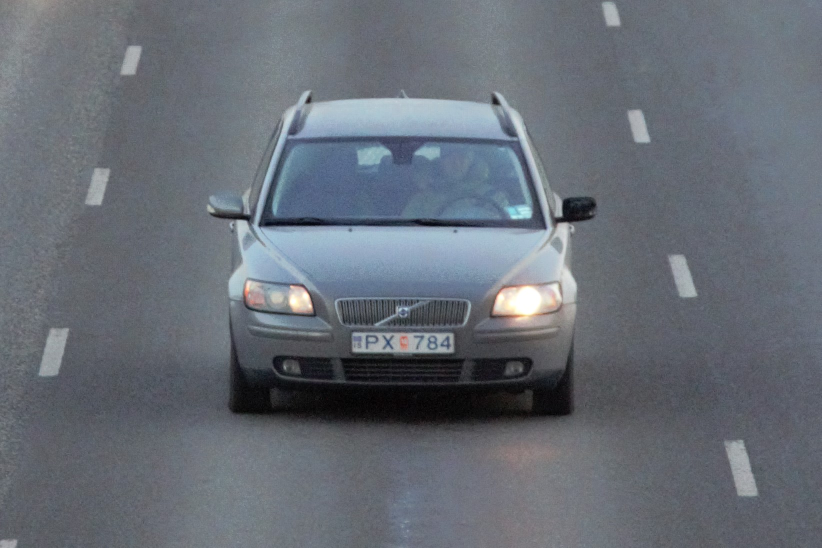
#> input picture LP/26.jpg, 1643 x 1095 px, found by its file name (shown at 1/2 size)
$ python anothermethod.py   (Python 2 division)   (older library calls are emulated)
#> lines starting #> are read from the running program, lines starting #| are printed output that depends on the picture; after the words box and inside, x2 and y2 are one past the last pixel; in counts of white or black regions, pixels touching at a corner belong together
#import sys
import glob
import math
import time
import cv2
# Importing the Opencv Library
import numpy as np

# Importing NumPy,which is the fundamental package for scientific computing with Python
def validate_contour(contour, img, aspect_ratio_range, area_range):
    rect = cv2.minAreaRect(contour)
    img_width = img.shape[1]
    img_height = img.shape[0]
    box = cv2.boxPoints(rect)
    box = np.int0(box)

    X = rect[0][0]
    Y = rect[0][1]
    angle = rect[2]
    width = rect[1][0]
    height = rect[1][1]

    angle = (angle + 180) if width < height else (angle + 90)

    output=False

    if (width > 0 and height > 0) and ((width < img_width/2.0) and (height < img_width/2.0)):
    	aspect_ratio = float(width)/height if width > height else float(height)/width
        if (aspect_ratio >= aspect_ratio_range[0] and aspect_ratio <= aspect_ratio_range[1]):
        	if((height*width > area_range[0]) and (height*width < area_range[1])):

        		box_copy = list(box)
        		point = box_copy[0]
        		del(box_copy[0])
        		dists = [((p[0]-point[0])**2 + (p[1]-point[1])**2) for p in box_copy]
        		sorted_dists = sorted(dists)
        		opposite_point = box_copy[dists.index(sorted_dists[1])]
        		tmp_angle = 90

        		if abs(point[0]-opposite_point[0]) > 0:
        			tmp_angle = abs(float(point[1]-opposite_point[1]))/abs(point[0]-opposite_point[0])
        			tmp_angle = rad_to_deg(math.atan(tmp_angle))

        		if tmp_angle <= 45:
        			output = True
    return output

def deg_to_rad(angle):
	return angle*np.pi/180.0

def rad_to_deg(angle):
	return angle*180/np.pi
def enhance(img):
	kernel = np.array([[-1,0,1],[-2,0,2],[1,0,1]])
	return cv2.filter2D(img, -1, kernel)
# Reading Image
t1 = time.time()
img = cv2.imread("26.jpg")
#> img is the input picture: shape (1095, 1643, 3); mean B, G, R 117.9, 109.2, 103.2
raw_image = np.copy(img)
input_image = np.copy(raw_image)
#cv2.namedWindow("Original Image",cv2.WINDOW_NORMAL)
# Creating a Named window to display image
#cv2.imshow("Original Image",img)
# Display image

# RGB to Gray scale conversion
#img_gray = cv2.cvtColor(img,cv2.COLOR_RGB2GRAY)
#cv2.namedWindow("Gray Converted Image",cv2.WINDOW_NORMAL)
# Creating a Named window to display image
#cv2.imshow("Gray Converted Image",img_gray)
# Display Image

# Noise removal with iterative bilateral filter(removes noise while preserving edges)
#noise_removal = cv2.bilateralFilter(img_gray,9,75,75)#cv2.GaussianBlur(img_gray, (5, 5), 0)
#cv2.namedWindow("Noise Removed Image",cv2.WINDOW_NORMAL)
# Creating a Named window to display image
#cv2.imshow("Noise Removed Image",noise_removal)
# Display Image

# Histogram equalisation for better results
#equal_histogram = cv2.equalizeHist(noise_removal)
#cv2.namedWindow("After Histogram equalisation",cv2.WINDOW_NORMAL)
# Creating a Named window to display image
#cv2.imshow("After Histogram equalisation",equal_histogram)
# Display Image
se_shape=(16,4)
#raw_image = cv2.imread(name,1)
#input_image = np.copy(raw_image)

gray = cv2.cvtColor(input_image, cv2.COLOR_BGR2GRAY)
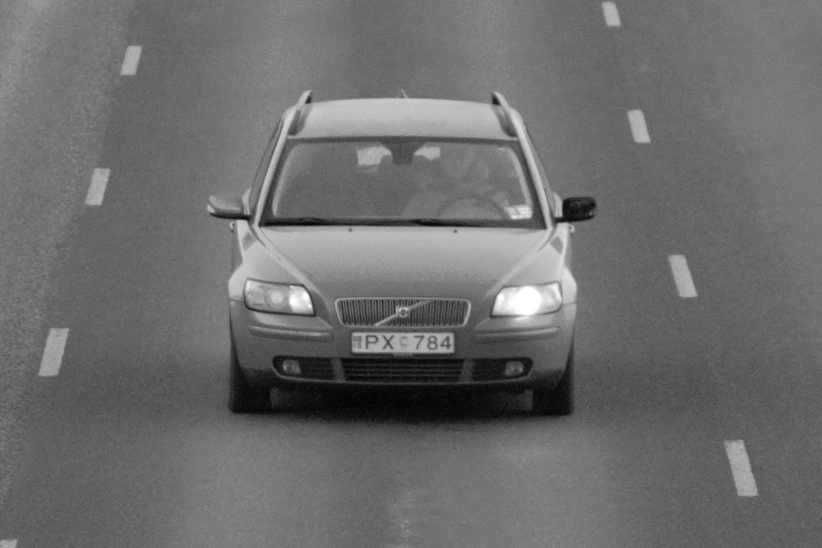
#> gray: shape (1095, 1643) (shown at 1/2 size); min 0, max 255, mean 108.4
gray = enhance(gray)
#> in enhance, `return cv2.filter2D(img, -1, kernel)`:
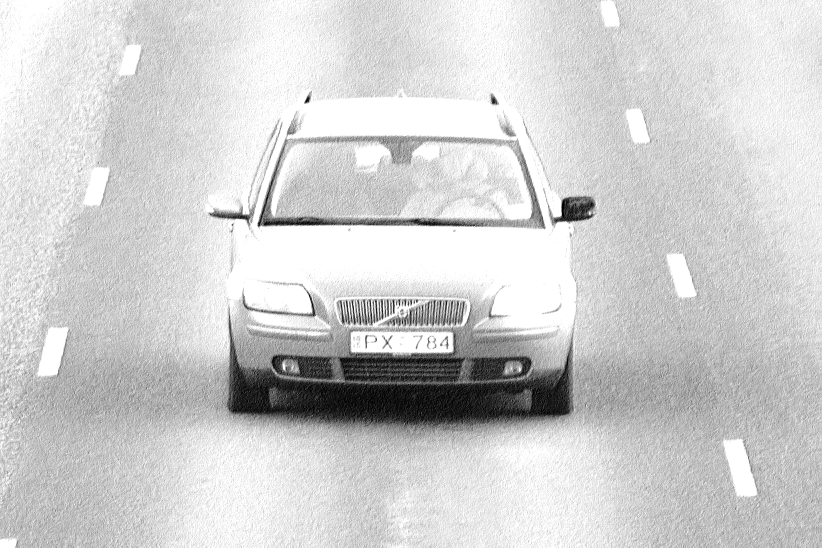
#> returned value: shape (1095, 1643) (shown at 1/2 size); min 0, max 255, mean 207.7
gray = cv2.GaussianBlur(gray, (5,5), 0)
gray = cv2.Sobel(gray, -1, 1, 0)
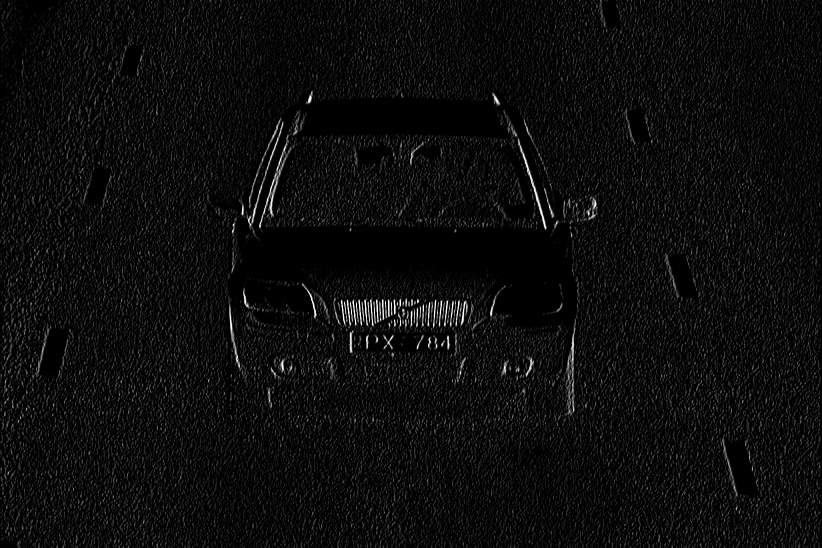
#> gray: shape (1095, 1643) (shown at 1/2 size); min 0, max 255, mean 12.4
h,sobel = cv2.threshold(gray,0,255,cv2.THRESH_BINARY+cv2.THRESH_OTSU)
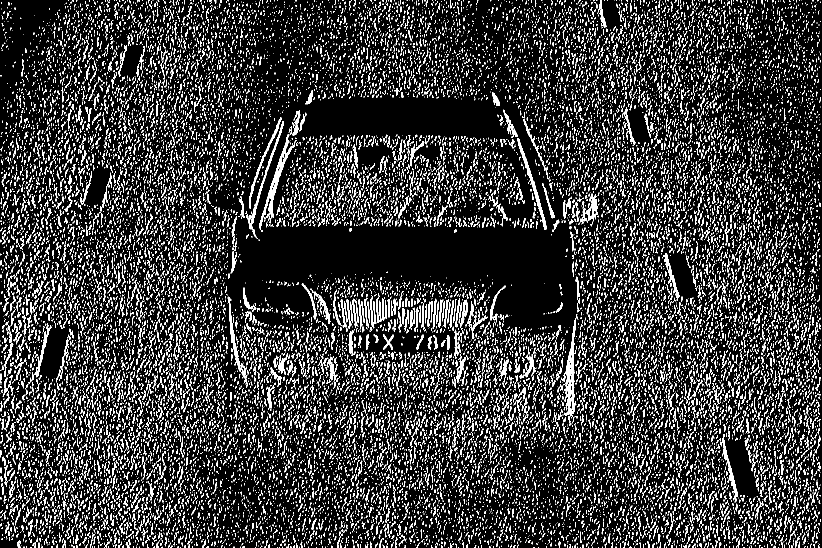
#> sobel: shape (1095, 1643) (shown at 1/2 size); 15.3% white in thin lines or dots
#> h = 29
se = cv2.getStructuringElement(cv2.MORPH_RECT, se_shape)
gray = cv2.morphologyEx(sobel, cv2.MORPH_CLOSE, se)
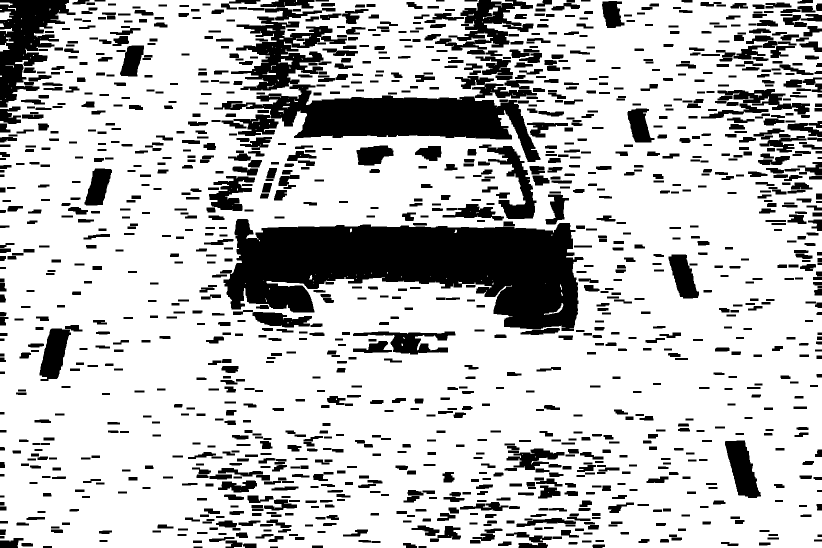
#> gray: shape (1095, 1643) (shown at 1/2 size); 76.2% white; 1399 black regions
ed_img = np.copy(gray)
cv2.imshow("morph",gray)

_,contours,_=cv2.findContours(gray, cv2.RETR_EXTERNAL, cv2.CHAIN_APPROX_NONE)
#> contours = 48 contours, 39 with area under 20; largest, box (x1, y1, x2, y2) and area: (0, 0, 1643, 1095) 1751760, (0, 23, 27, 40) 274, (0, 86, 19, 103) 151, (966, 15, 996, 38) 122, (982, 0, 1026, 8) 108

font = cv2.FONT_HERSHEY_SIMPLEX


for contour in contours:
	aspect_ratio_range = (2.2, 12)
	area_range = (500, 18000)

	# [7 lines of commented-out code are left out]

	if validate_contour(contour, gray, aspect_ratio_range, area_range):
		rect = cv2.minAreaRect(contour)
		box = cv2.boxPoints(rect)
		box = np.int0(box)
		Xs = [i[0] for i in box]
		Ys = [i[1] for i in box]
		x1 = min(Xs)
		x2 = max(Xs)
		y1 = min(Ys)
		y2 = max(Ys)

		angle = rect[2]
		if angle < -45:
			angle += 90

		W = rect[1][0]
		H = rect[1][1]
		aspect_ratio = float(W)/H if W > H else float(H)/W

		center = ((x1+x2)/2,(y1+y2)/2)
		size = (x2-x1, y2-y1)
		M = cv2.getRotationMatrix2D((size[0]/2, size[1]/2), angle, 1.0);
		tmp = cv2.getRectSubPix(ed_img, size, center)
		tmp = cv2.warpAffine(tmp, M, size)
		TmpW = H if H > W else W
		TmpH = H if H < W else W
		tmp = cv2.getRectSubPix(tmp, (int(TmpW),int(TmpH)), (size[0]/2, size[1]/2))
		__,tmp = cv2.threshold(tmp,0,255,cv2.THRESH_BINARY+cv2.THRESH_OTSU)

		white_pixels = 0

		for x in range(tmp.shape[0]):
			for y in range(tmp.shape[1]):
				if tmp[x][y] == 255:
					white_pixels += 1

		edge_density = float(white_pixels)/(tmp.shape[0]*tmp.shape[1])

		tmp = cv2.getRectSubPix(raw_image, size, center)
		tmp = cv2.warpAffine(tmp, M, size)
		TmpW = H if H > W else W
		TmpH = H if H < W else W
		tmp = cv2.getRectSubPix(tmp, (int(TmpW),int(TmpH)), (size[0]/2, size[1]/2))

		if edge_density > 0.5:
			cv2.drawContours(input_image, [box], 0, (127,0,255),2)
#> this loop made 48 passes
#> (X in validate_contour, Y in validate_contour, width in validate_contour, height in validate_contour) on passes 1, 2, 8, 9, 13: (1640, 335.5, 1, 4), (1641, 248.5, 1, 2), (1.5, 152, 2, 3), (19.47, 131.1, 3.88, 16.49), (61.5, 87.5, 3, 1)
#> (X in validate_contour, Y in validate_contour, width in validate_contour, height in validate_contour) on passes 3, 15, 16, 18, 21, 23: (1.5, 200, 0, 3), (68, 79, 0, 0), (81, 76, 0, 0), (48, 70, 0, 0), (42, 57.5, 3, 0), (28, 47, 0, 0)
ttime=(time.time()-t1)*1000
print 'Time taken: %d ms'%(ttime)
#| Time taken: 482 ms
cv2.imshow("cont",input_image)
# Morphological opening with a rectangular structure element
#kernel = cv2.getStructuringElement(cv2.MORPH_RECT,(5,5))
#morph_image = cv2.morphologyEx(equal_histogram,cv2.MORPH_OPEN,kernel,iterations=10)
#cv2.namedWindow("Morphological opening",cv2.WINDOW_NORMAL)
# Creating a Named window to display image

#cv2.imshow("Morphological opening",morph_image)
# Display Image

# Image subtraction(Subtracting the Morphed image from the histogram equalised Image)
#sub_morp_image = cv2.subtract(equal_histogram,morph_image)
#cv2.namedWindow("Subtraction image", cv2.WINDOW_NORMAL)
# Creating a Named window to display image
#cv2.imshow("Subtraction image", sub_morp_image)
# Display Image

# Thresholding the image
#ret,thresh_image = cv2.threshold(sub_morp_image,0,255,cv2.THRESH_OTSU)
#cv2.namedWindow("Image after Thresholding",cv2.WINDOW_NORMAL)
# Creating a Named window to display image
#cv2.imshow("Image after Thresholding",thresh_image)
# Display Image

# Applying Canny Edge detection
#canny_image = cv2.Canny(thresh_image,200,255)
#cv2.namedWindow("Image after applying Canny",cv2.WINDOW_NORMAL)
# Creating a Named window to display image
#cv2.imshow("Image after applying Canny",canny_image)
# Display Image
#canny_image = cv2.convertScaleAbs(canny_image)

# dilation to strengthen the edges
#kernel = np.ones((3,3), np.uint8)
# Creating the kernel for dilation
#dilated_image = cv2.dilate(canny_image,kernel,iterations=2)
#cv2.namedWindow("Dilation", cv2.WINDOW_NORMAL)
# Creating a Named window to display image
#cv2.imshow("Dilation", dilated_image)
# Displaying Image

# Finding Contours in the image based on edges
#new,contours, hierarchy = cv2.findContours(dilated_image, cv2.RETR_TREE, cv2.CHAIN_APPROX_SIMPLE)
#contours= sorted(contours, key = cv2.contourArea, reverse = True)[:10]
#cv2.drawContours(img, contours, -1,(0,0,255),6)
#cv2.imshow("Image with  Contoursall",img)
# Sort the contours based on area ,so that the number plate will be in top 10 contours
#screenCnt = None
# loop over our contours
#for c in contours:
# # approximate the contour
# peri = cv2.arcLength(c, True)
# approx = cv2.approxPolyDP(c, 0.06 * peri, True)  # Approximating with 6% error
# # if our approximated contour has four points, then
# # we can assume that we have found our screen
# if len(approx) == 4:  # Select the contour with 4 corners
#  screenCnt = approx
#  break
#final = cv2.drawContours(img, [screenCnt], -1, (0, 255, 0), 3)
## Drawing the selected contour on the original image
#cv2.namedWindow("Image with Selected Contour",cv2.WINDOW_NORMAL)
## Creating a Named window to display image
#cv2.imshow("Image with Selected Contour",final)

## Masking the part other than the number plate
#mask = np.zeros(img_gray.shape,np.uint8)
#new_image = cv2.drawContours(mask,[screenCnt],0,255,-1,)
#new_image = cv2.bitwise_and(img,img,mask=mask)
#cv2.namedWindow("Final_image",cv2.WINDOW_NORMAL)
#cv2.imshow("Final_image",new_image)

## Histogram equal for enhancing the number plate for further processing
#y,cr,cb = cv2.split(cv2.cvtColor(new_image,cv2.COLOR_RGB2YCrCb))
## Converting the image to YCrCb model and splitting the 3 channels
#y = cv2.equalizeHist(y)
## Applying histogram equalisation
#final_image = cv2.cvtColor(cv2.merge([y,cr,cb]),cv2.COLOR_YCrCb2RGB)
## Merging the 3 channels
#cv2.namedWindow("Enhanced Number Plate",cv2.WINDOW_NORMAL)
## Creating a Named window to display image
#cv2.imshow("Enhanced Number Plate",final_image)
# Display image
cv2.waitKey() # Wait for a keystroke from the user

$ run again, with LP/1.jpg copied over LP/26.jpg
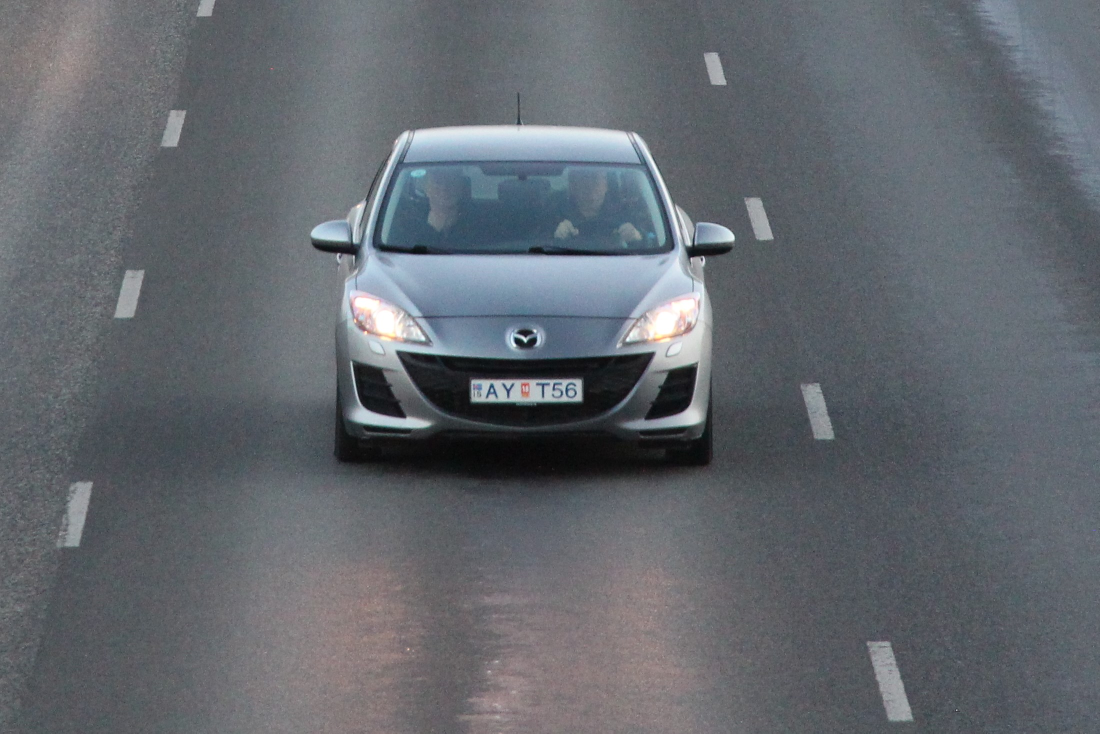
#> input picture LP/1.jpg, 2200 x 1467 px, found by its file name (shown at 1/2 size)
#> img is the input picture: shape (1467, 2200, 3); mean B, G, R 110.2, 104.1, 99.3
#> `h,sobel = cv2.threshold(gray,0,255,cv2.THRESH_BINARY+cv2.THRESH_OTSU)`:
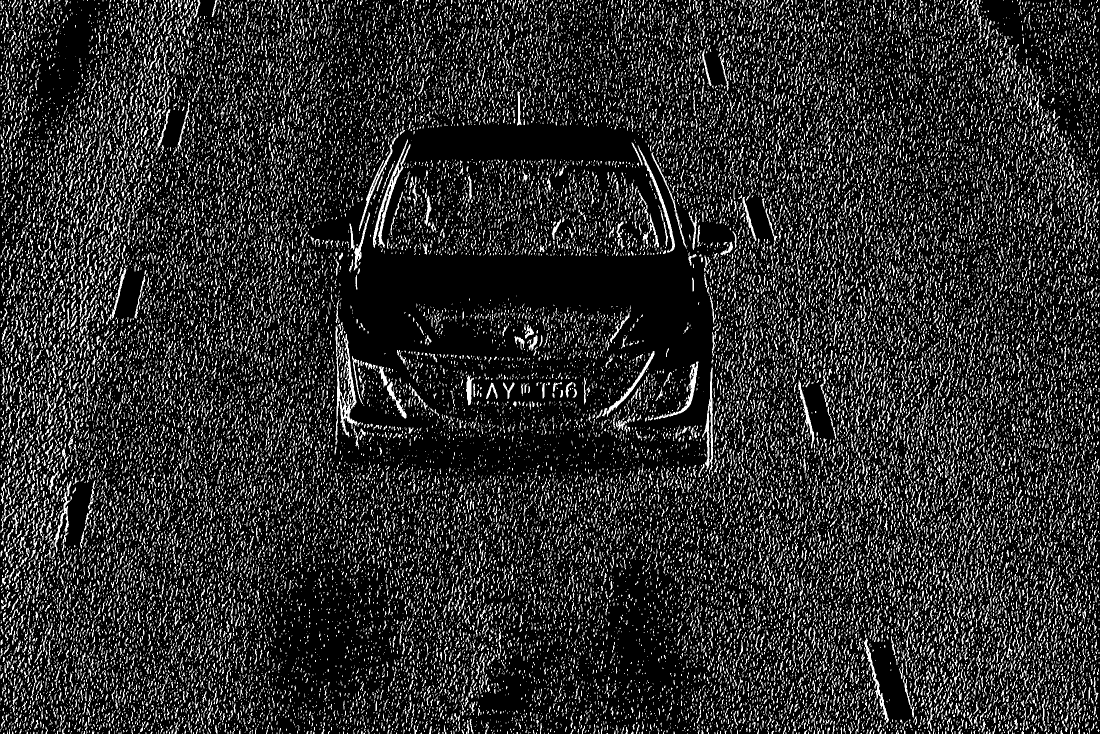
#> sobel: shape (1467, 2200) (shown at 1/2 size); 17.5% white in thin lines or dots
#> h = 32
#> `gray = cv2.morphologyEx(sobel, cv2.MORPH_CLOSE, se)`:
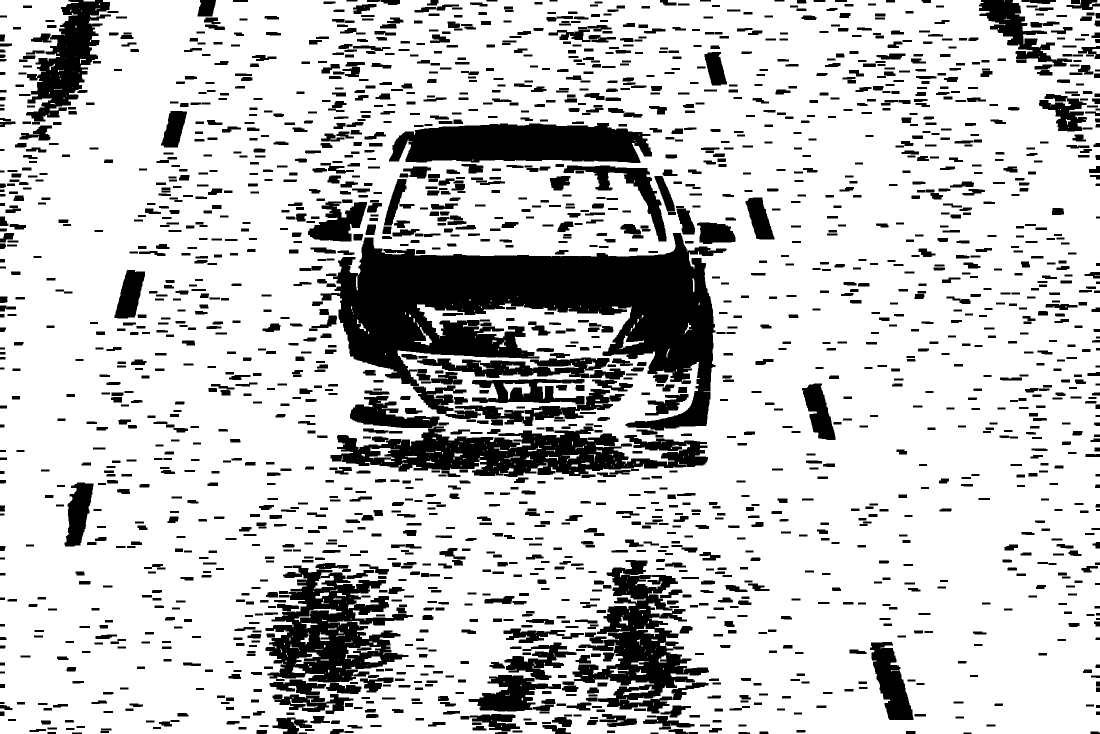
#> gray: shape (1467, 2200) (shown at 1/2 size); 79% white; 2152 black regions
#> contours = 37 contours, 33 with area under 20; largest, box (x1, y1, x2, y2) and area: (0, 0, 2200, 1467) 3176853, (2184, 98, 2200, 108) 88, (167, 0, 190, 3) 44, (99, 127, 110, 140) 22
#> the loop `for contour in contours:` made 37 passes
#> (X in validate_contour, Y in validate_contour, width in validate_contour, height in validate_contour) on passes 1, 3, 5: (2194.5, 550.5, 1, 9), (97.5, 227.5, 3, 1), (105.5, 206.6, 1.86, 9.18)
#| Time taken: 1014 ms
